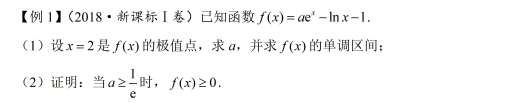
#> input picture test_data/images/test_math.jpg, 512 x 103 px
$ python -i ocr_engine_20260101223518.py   (imports and definitions only)
#> lines starting #> are read from the running program, lines starting #| are printed output that depends on the picture
import time
from pix2text import Pix2Text
from loguru import logger

import os
from pix2text import Pix2Text
from loguru import logger
from PIL import Image, ImageEnhance # <--- 引入 PIL

class OCREngine:
    _instance = None
    _model = None

    def __new__(cls):
        """
        实现单例模式：确保整个应用生命周期内只有一个 OCREngine 实例
        """
        if cls._instance is None:
            cls._instance = super(OCREngine, cls).__new__(cls)
        return cls._instance

    def __init__(self):
        self.p2t = None

    # [18 lines left out: function initialize, not called in this run]

    # --- 🆕 新增：图像增强预处理函数 ---
    def preprocess_image(self, image_path: str) -> Image.Image:
        """
        对图片进行预处理：放大、锐化、增加对比度，帮助 OCR 识别小字符和模糊字符。
        """
        try:
            img = Image.open(image_path)
#> img is the input picture: PIL image 512x103 RGBA; mean R, G, B, A 246.8, 246.8, 246.7, 255

            # 1. 转换为 RGB (防止 PNG 透明图层问题)
            if img.mode != 'RGB':
                img = img.convert('RGB')
#> img: PIL image 512x103 RGB

            # 2. 放大图片 (Upscale)
            # 如果图片宽度小于 1000px，强行放大到 1500px 宽，高按比例缩放
            # 这对于识别上标、下标非常关键
            target_width = 1500
            if img.width < target_width:
                ratio = target_width / img.width
#> ratio = 2.93
                new_height = int(img.height * ratio)
#> new_height = 301
                # 使用高质量的重采样滤镜
                img = img.resize((target_width, new_height), Image.Resampling.LANCZOS)
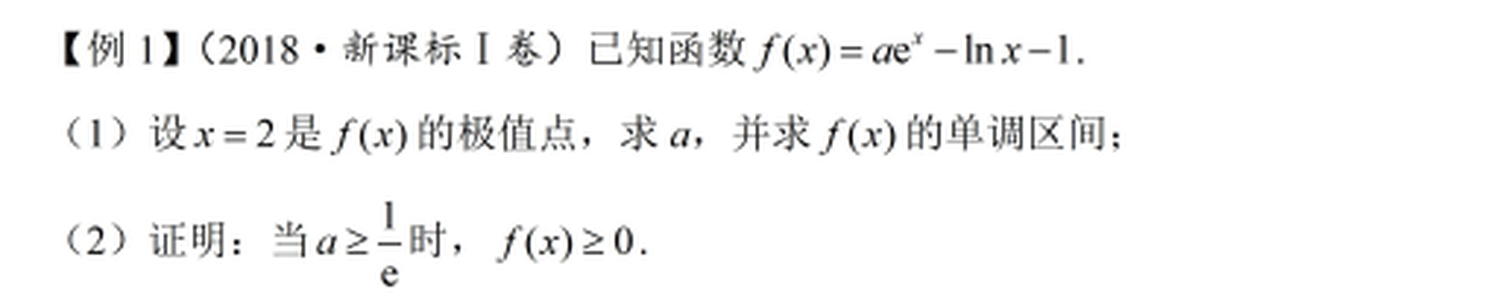
#> img: PIL image 1500x301 RGB; mean R, G, B 246.3, 246.4, 246.3
                logger.info(f"图片已自动放大到: {img.size}")

            # 3. 增强对比度 (解决 A 变 4, 3 变 5 的问题)
            contrast = ImageEnhance.Contrast(img)
            img = contrast.enhance(1.5) # 提高 50% 对比度
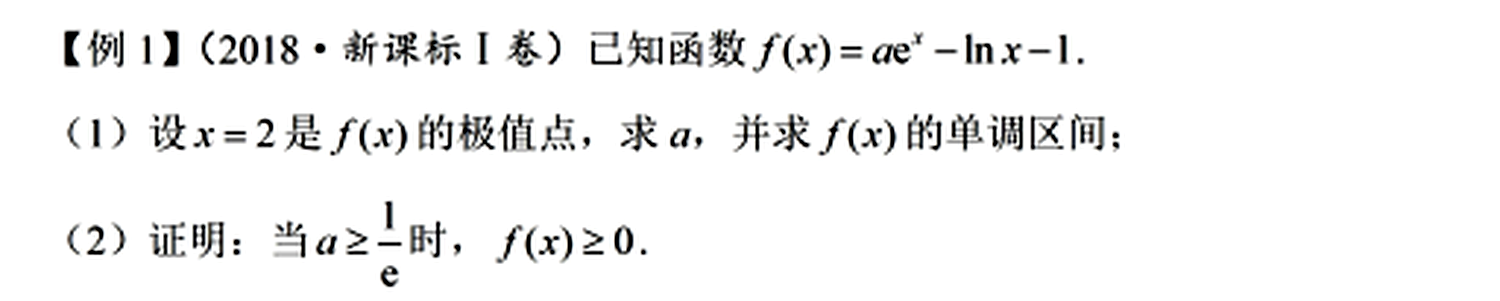
#> img: PIL image 1500x301 RGB; mean R, G, B 243, 243.1, 243

            # 4. 锐化 (让边缘更清晰)
            sharpness = ImageEnhance.Sharpness(img)
            img = sharpness.enhance(2.0) # 提高 100% 锐度

            # (可选) 保存预处理后的图片看看效果，调试完可以注释掉
            # debug_path = image_path.replace(".", "_debug.")
            # img.save(debug_path)
            # logger.debug(f"已保存预处理增强图片: {debug_path}")

            return img

        except Exception as e:
            logger.warning(f"图片预处理失败，将使用原图: {e}")
            return Image.open(image_path) # 保底方案


    # [49 lines left out: function recognize, not called in this run]

# 创建一个全局实例供外部调用
ocr_service = OCREngine()

>>> result = OCREngine().preprocess_image('../../../../test_data/images/test_math.jpg')
